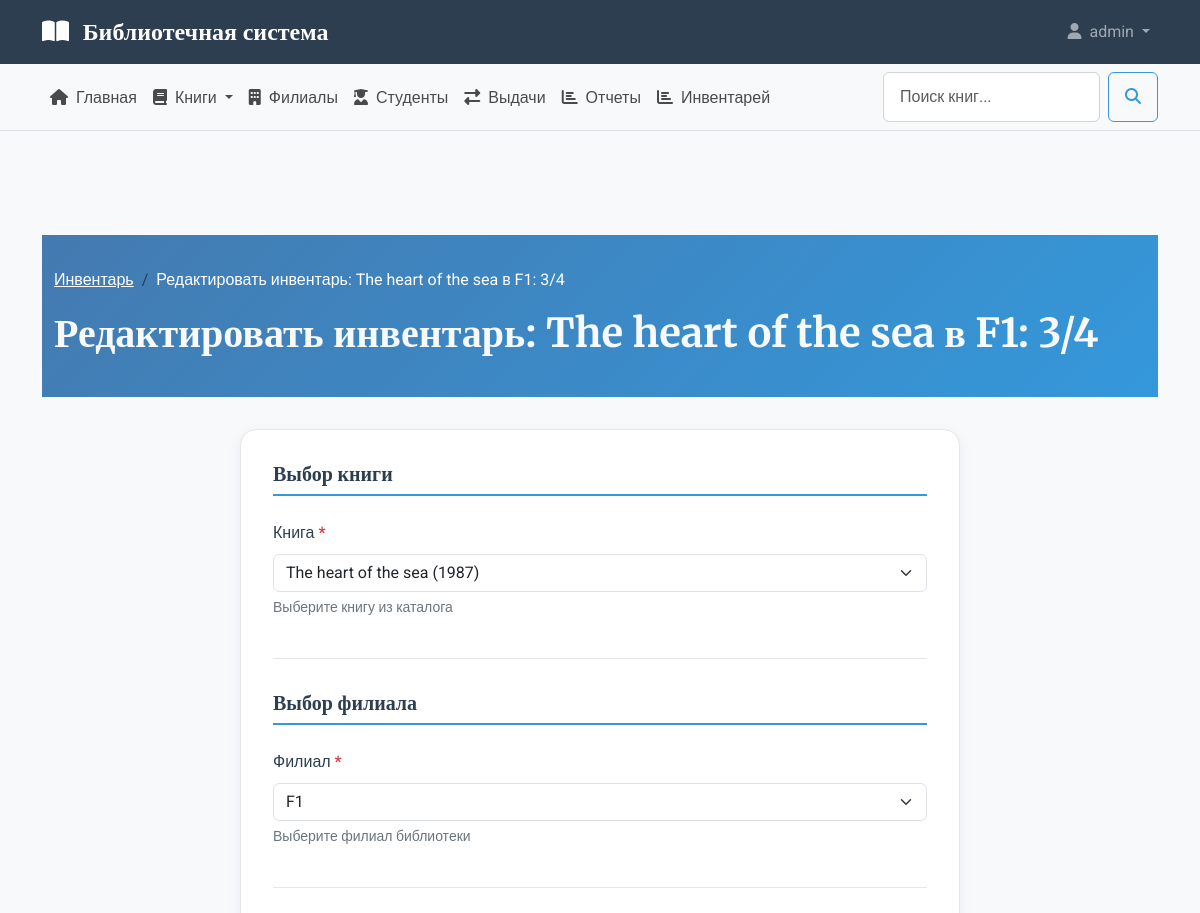
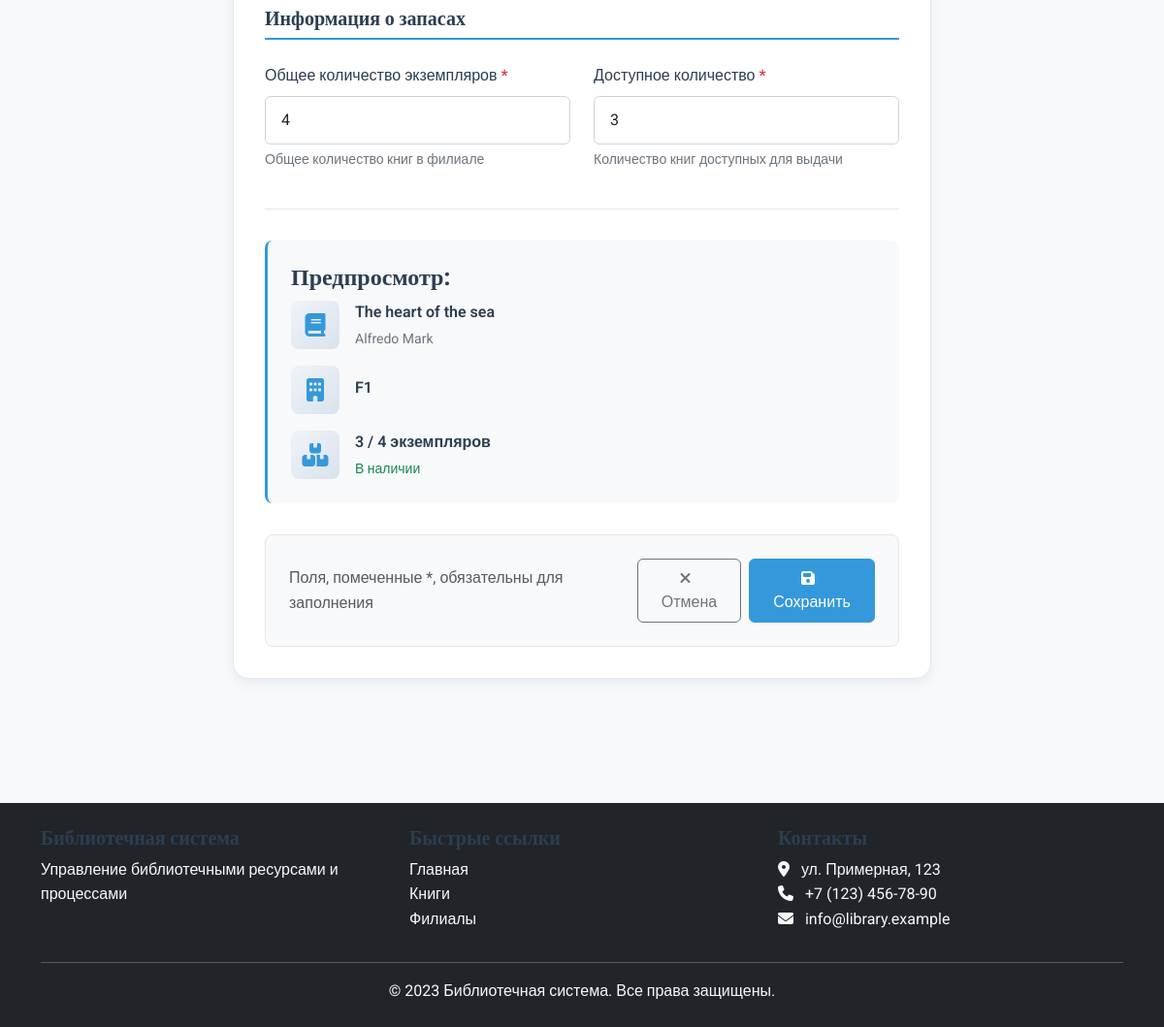
The app's page /inventory/1/edit/ (signed in) with its own data (2 pictures, top to bottom).
### library_app/models.py (models this page shows, shortened)
class BookInventory(models.Model):
    book = models.ForeignKey(
        Book,
        verbose_name=_('книга'),
        on_delete=models.CASCADE,
        related_name='inventory'
    )
    branch = models.ForeignKey(
        Branch,
        verbose_name=_('филиал'),
        on_delete=models.CASCADE,
        related_name='inventory'
    )
    total_copies = models.PositiveIntegerField(
        _('общее количество экземпляров'),
        default=0
    )
    available_copies = models.PositiveIntegerField(
        _('доступное количество экземпляров'),
        default=0
    )
    last_updated = models.DateTimeField(_('последнее обновление'), auto_now=True)
    class Meta:
        verbose_name = _('инвентаризация')
        verbose_name_plural = _('инвентаризация')
        unique_together = ['book', 'branch']
        ordering = ['branch', 'book']
    def __str__(self):
        return f"{self.book.title} в {self.branch.name}: {self.available_copies}/{self.total_copies}"

### library_app/views.py (the view, shortened to what this page needs)
# urls.py: path('inventory/<int:pk>/edit/', InventoryUpdateView.as_view(), name='inventory_edit'),
class InventoryUpdateView(LoginRequiredMixin, UserPassesTestMixin, UpdateView):
    model = BookInventory
    form_class = InventoryForm
    template_name = 'library_app/inventory/inventory_form.html'
    def test_func(self):
        return is_librarian(self.request.user)
    def get_context_data(self, **kwargs):
        context = super().get_context_data(**kwargs)
        context['title'] = f'Редактировать инвентарь: {self.object}'
        return context

### library_app/forms.py (shortened to what this page needs)
class InventoryForm(forms.ModelForm):
    class Meta:
        model = BookInventory
        fields = ['book', 'branch', 'total_copies', 'available_copies']
        widgets = {
            'book': forms.Select(attrs={'class': 'form-select'}),
            'branch': forms.Select(attrs={'class': 'form-select'}),
            'total_copies': forms.NumberInput(attrs={'class': 'form-control', 'min': 0}),
            'available_copies': forms.NumberInput(attrs={'class': 'form-control', 'min': 0}),
        }
        labels = {
            'book': 'Книга',
            'branch': 'Филиал',
            'total_copies': 'Общее количество экземпляров',
            'available_copies': 'Доступное количество экземпляров',
        }

### library_app/models.py (called while the page is built)
    def __str__(self):
        if self.middle_name:
            return f"{self.last_name} {self.first_name} {self.middle_name}"
        return f"{self.last_name} {self.first_name}"

    def __str__(self):
        year_display = self.publication_year if self.publication_year else 'н/д'
        return f"{self.title} ({year_display})"

    def __str__(self):
        return self.name

### library_app/views.py (called while the page is built)
def is_librarian(user):
    return user.is_authenticated and (user.is_staff or user.groups.filter(name='Librarians').exists())

### library_app/templates/library_app/inventory/inventory_form.html (shortened to what this page needs)
{% extends 'library_app/base.html' %}
{% load static %}
{% block content %}
<section class="form-header">
    <div class="container">
        <nav aria-label="breadcrumb">
            <ol class="breadcrumb">
                <li class="breadcrumb-item"><a href="{% url 'inventory_list' %}" class="text-white">Инвентарь</a></li>
                <li class="breadcrumb-item active text-white" aria-current="page">{{ title }}</li>
            </ol>
        </nav>
        <h1 class="books-title text-light">{{ title }}</h1>
    </div>
</section>
<div class="container">
    <div class="row justify-content-center">
        <div class="col-lg-8">
            <form method="post" class="form-card" novalidate>
                <div class="form-section">
                    <h2 class="section-title">Выбор книги</h2>
                    <div class="row">
                        <div class="col-md-12 mb-3">
                            <label for="{{ form.book.id_for_label }}" class="form-label required-field">Книга</label>
                            {{ form.book }}
                            <div class="help-text">Выберите книгу из каталога</div>
                        </div>
                    </div>
                </div>
                <div class="form-section">
                    <h2 class="section-title">Выбор филиала</h2>
                    <div class="row">
                        <div class="col-md-12 mb-3">
                            <label for="{{ form.branch.id_for_label }}" class="form-label required-field">Филиал</label>
                            {{ form.branch }}
                            <div class="help-text">Выберите филиал библиотеки</div>
                        </div>
                    </div>
                </div>
                <div class="form-section">
                    <h2 class="section-title">Информация о запасах</h2>
                    <div class="row">
                        <div class="col-md-6 mb-3">
                            <label for="{{ form.total_copies.id_for_label }}" class="form-label required-field">Общее количество экземпляров</label>
                            {{ form.total_copies }}
                            <div class="help-text">Общее количество книг в филиале</div>
                        </div>
                        <div class="col-md-6 mb-3">
                            <label for="{{ form.available_copies.id_for_label }}" class="form-label required-field">Доступное количество</label>
                            {{ form.available_copies }}
                            <div class="help-text">Количество книг доступных для выдачи</div>
                        </div>
                    </div>
                </div>
                <div class="preview-card">
                    <h4>Предпросмотр:</h4>
                    <div class="preview-item">
                        <div class="preview-icon">
                            <i class="fas fa-book"></i>
                        </div>
                        <div class="preview-info">
                            <div class="preview-title" id="book-preview">
                            </div>
                            <div class="preview-details" id="authors-preview">
                            </div>
                        </div>
                    </div>
                    <div class="preview-item">
                        <div class="preview-icon">
                            <i class="fas fa-building"></i>
                        </div>
                        <div class="preview-info">
                            <div class="preview-title" id="branch-preview">
                            </div>
                        </div>
                    </div>
                    <div class="preview-item">
                        <div class="preview-icon">
                            <i class="fas fa-boxes"></i>
                        </div>
                        <div class="preview-info">
                            <div class="preview-title" id="stock-preview">
                            </div>
                            <div class="preview-details" id="status-preview">
                            </div>
                        </div>
                    </div>
                </div>
                <div class="form-actions">
                    <div class="d-flex justify-content-between align-items-center">
                        <div>
                            <span class="text-muted">Поля, помеченные *, обязательны для заполнения</span>
                        </div>
                        <div class="d-flex gap-2">
                            <a href="{% if object %}{% url 'inventory_list' %}{% else %}{% url 'inventory_list' %}{% endif %}"
                               class="btn btn-outline-secondary">
                                <i class="fas fa-times me-2"></i>Отмена
                            </a>
                            <button type="submit" class="btn btn-primary">
                                <i class="fas fa-save me-2"></i>Сохранить
                            </button>
                        </div>
                    </div>
                </div>
            </form>
        </div>
    </div>
</div>
{% endblock %}

### library_app/templates/library_app/includes/header.html (shortened to what this page needs)
<header class="main-header">
    <nav class="navbar navbar-expand-lg navbar-dark bg-primary">
        <div class="container">
            <a class="navbar-brand" href="{% url 'home' %}">
                <i class="fas fa-book-open me-2"></i>
                Библиотечная система
            </a>
            <div class="collapse navbar-collapse" id="mainNavbar">
                <ul class="navbar-nav ms-auto">
                    {% if user.is_authenticated %}
                    <li class="nav-item dropdown">
                        <a class="nav-link dropdown-toggle" href="#" id="userDropdown" role="button" data-bs-toggle="dropdown">
                            <i class="fas fa-user me-1"></i> {{ user.username }}
                        </a>
                    </li>
                    {% endif %}
                </ul>
            </div>
        </div>
    </nav>
</header>

### library_app/static/library_app/css/style.css (style rules this page uses)
:root { --primary-color: #2c3e50; --secondary-color: #3498db; --accent-color: #e74c3c; --light-color: #ecf0f1; --dark-color: #2c3e50; --success-color: #27ae60; --warning-color: #f39c12; --danger-color: #e74c3c; --info-color: #3498db; }
body { font-family: 'Roboto', sans-serif; background-color: #f8f9fa; color: #333; line-height: 1.6; }
h1, h2, h3, h4, h5, h6 { font-family: 'Merriweather', serif; font-weight: 700; color: var(--primary-color); }
.main-header .navbar-brand { font-family: 'Merriweather', serif; font-weight: 700; font-size: 1.5rem; }
.btn { border-radius: 0.375rem; font-weight: 500; padding: 0.5rem 1rem; transition: all 0.3s; }
.btn-primary { background-color: var(--secondary-color); border-color: var(--secondary-color); }
.form-control { border-radius: 0.375rem; padding: 0.75rem 1rem; border: 1px solid #ced4da; transition: border-color 0.15s ease-in-out, box-shadow 0.15s ease-in-out; }
.form-label { font-weight: 500; margin-bottom: 0.5rem; color: var(--dark-color); }
.bg-primary { background-color: var(--primary-color) !important; }

### library_app/templates/library_app/inventory/inventory_form.html (style rules this page uses)
.form-header { background: linear-gradient(135deg, #447ab0 0%, #3498db 100%); padding: 2rem 0; color: white; margin-bottom: 2rem; }
.form-card { background: white; border-radius: 1rem; padding: 2rem; border: 1px solid #e5e7eb; margin-bottom: 2rem; box-shadow: 0 4px 12px rgba(68, 122, 176, 0.1); }
.form-section { margin-bottom: 2rem; padding-bottom: 1.5rem; border-bottom: 1px solid #e5e7eb; }
.section-title { font-size: 1.25rem; font-weight: 600; color: var(--primary-color); margin-bottom: 1.5rem; padding-bottom: 0.5rem; border-bottom: 2px solid var(--secondary-color); }
.required-field::after { content: " *"; color: #dc3545; }
.help-text { font-size: 0.875rem; color: #6c757d; margin-top: 0.25rem; }
.form-actions { background: #f8f9fa; padding: 1.5rem; border-radius: 0.5rem; margin-top: 2rem; border: 1px solid #e5e7eb; }
.preview-card { background: #f8f9fa; padding: 1.5rem; border-radius: 0.5rem; margin-top: 1rem; border-left: 3px solid var(--secondary-color); }
.preview-item { display: flex; align-items: center; gap: 1rem; margin-bottom: 1rem; }
.preview-item:last-child { margin-bottom: 0; }
.preview-icon { width: 50px; height: 50px; background: linear-gradient(135deg, #f0f4f8 0%, #d9e2ec 100%); border-radius: 0.5rem; display: flex; align-items: center; justify-content: center; color: var(--secondary-color); font-size: 1.5rem; }
.preview-info { flex-grow: 1; }
.preview-title { font-weight: 600; color: var(--primary-color); margin-bottom: 0.25rem; }
.preview-details { color: #6c757d; font-size: 0.875rem; }

### records on screen
BookInventory: book "The heart of the sea (1987)", branch "F1", total_copies "4", available_copies "3"

### other values on screen
{{ user.username }} "admin"
{{ title }} "Редактировать инвентарь: The heart of the sea в F1: 3/4"
